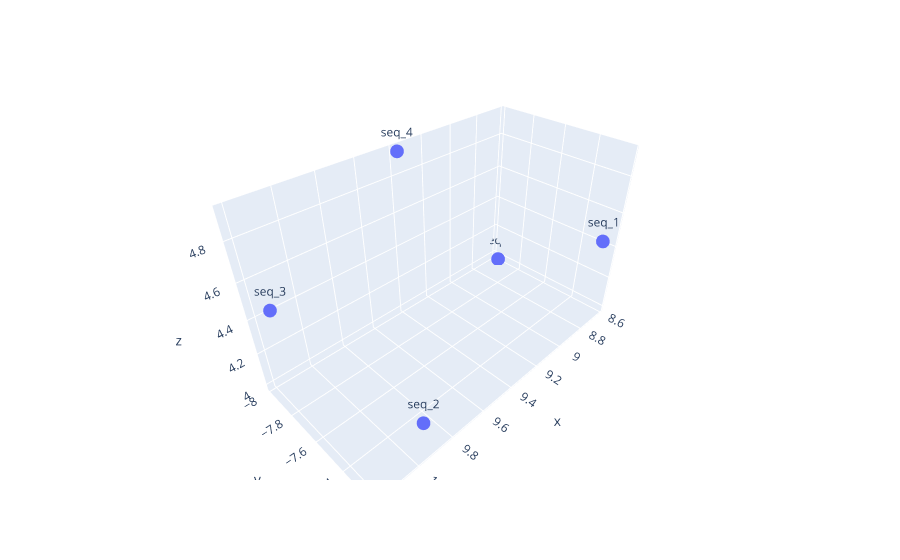

The notebook cell saved with this chart:
### Code cell
import umap
import plotly.express as px
import pandas as pd


reducer = umap.UMAP(n_components=3, metric="cosine", random_state=42)
coords = reducer.fit_transform(test_embeddings.cpu().tolist())

df = pd.DataFrame(coords, columns=["x", "y", "z"])

df["sample"] = [f"seq_{i}" for i in range(len(test_seq))]
fig = px.scatter_3d(df, x="x", y="y", z="z", text="sample")
fig.show()

### Figure 1 — Plotly figure (JSON) as saved in the notebook; plotly's stock layout.template omitted (floating-point values rounded to 4 significant figures)
{"data": [{"hovertemplate": "x=%{x}<br>y=%{y}<br>z=%{z}<br>sample=%{text}<extra></extra>", "legendgroup": "", "marker": {"color": "#636efa", "symbol": "circle"}, "mode": "markers+text", "name": "", "scene": "scene", "showlegend": false, "text": ["seq_0", "seq_1", "seq_2", "seq_3", "seq_4"], "type": "scatter3d", "x": [8.634, 8.704, 9.855, 10.19, 9.375], "y": [-7.941, -7.22, -7.328, -7.861, -7.991], "z": [3.991, 4.476, 3.991, 4.518, 4.926]}], "layout": {"legend": {"tracegroupgap": 0}, "margin": {"t": 60}, "scene": {"domain": {"x": [0, 1], "y": [0, 1]}, "xaxis": {"title": {"text": "x"}}, "yaxis": {"title": {"text": "y"}}, "zaxis": {"title": {"text": "z"}}}}}
